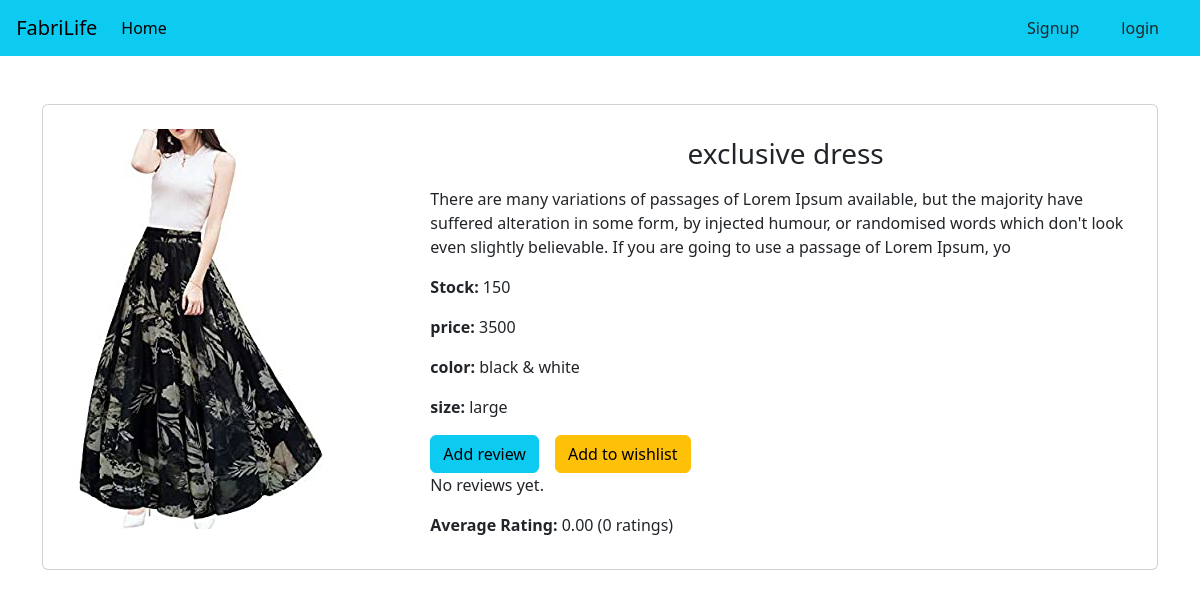
The page /14 on the database its author committed.
### product/models.py (models this page shows, shortened)
class Product(models.Model):
    category = models.ForeignKey(Category,on_delete=models.CASCADE)
    product_name = models.CharField(max_length=100,unique=True)
    slug = models.SlugField(max_length=100,unique=True)
    description = models.TextField(max_length=255,blank=True)
    price = models.IntegerField()
    image = models.ImageField(upload_to='photos/product')
    stock = models.IntegerField()
    size = models.CharField(max_length=15,default='Medium')
    color = models.CharField(max_length=20,null=True)
    is_available = models.BooleanField(default=True)
    average_rating = models.DecimalField(max_digits=3, decimal_places=2, default=0.00)
    total_ratings = models.PositiveIntegerField(default=0)

### product/views.py (the view)
# urls.py: path('<int:product_id>',views.details,name='details'),
def details(request,product_id):
    product = get_object_or_404(Product,pk=product_id)
    reviews = Review.objects.filter(product=product)
    average_rating = product.average_rating
    total_ratings = product.total_ratings
    if request.method == 'POST':
        form = ReviewForm(request.POST)
        if form.is_valid():
            review = form.save(commit=False)
            review.product = product
            review.user = request.user
            review.save()
            Product.update_average_rating()
            return redirect('detail', product_id=product.id)
    else:
        form = ReviewForm()
    return render(request, 'details.html', {'product': product, 'reviews': reviews, 'average_rating': average_rating, 'total_ratings': total_ratings, 'form': form})

### product/templates/details.html
{% extends "base.html" %}
{% block body %}
<div class="card mb-3" >
  <div class="row g-0">
    <div class="col-md-4">
      <img src="{{product.image.url}}" class="img-fluid rounded-start pt-4" alt="...">
    </div>
    <div class="col-md-8">
      <div class="card-body ">
        <h5 class="card-title fs-3 text-center my-3">{{product.product_name}}</h5>
        <p class="card-text">{{product.description}}</p>
        <p class="card-text"><b>Stock: </b>{{product.stock}}</p>
        <p class="card-text"><b>price: </b>{{product.price}}</p>
        <p class="card-text"><b>color: </b>{{product.color}}</p>
        <p class="card-text"><b>size: </b>{{product.size}}</p>
        <div class="d-flex gap-3">
          <a href="{% url 'review' product.id %}" class="btn btn-info">Add review</a>
        <a href="{% url 'add_to_wishlist' product.id %}" class="btn btn-warning">Add to wishlist</a>
        </div>
        {% for review in reviews %}
        <li>
            <strong>Rating:</strong> {{ review.rating }}<br>
            <strong>Comment:</strong> {{ review.comment }}
        </li>
        {% empty %}
        <p>No reviews yet.</p>
    {% endfor %}
    <p><strong>Average Rating:</strong> {{ average_rating }} ({{ total_ratings }} ratings)</p>
      </div>
    </div>
  </div>
</div>
{% endblock body %}

### rows shown on the page
Product: image (picture), product_name "exclusive dress", description "There are many variations of passages of Lorem Ipsum available, but the majority have suffered alteration in some form, by injected humour, or randomised words which don't look even slightly believable. If you are going to use a passage of Lorem Ipsum, yo", stock "150", price "3500", color "black & white", size "large", average_rating "0.00"

### other values the page prints
{{ total_ratings }} "0"
